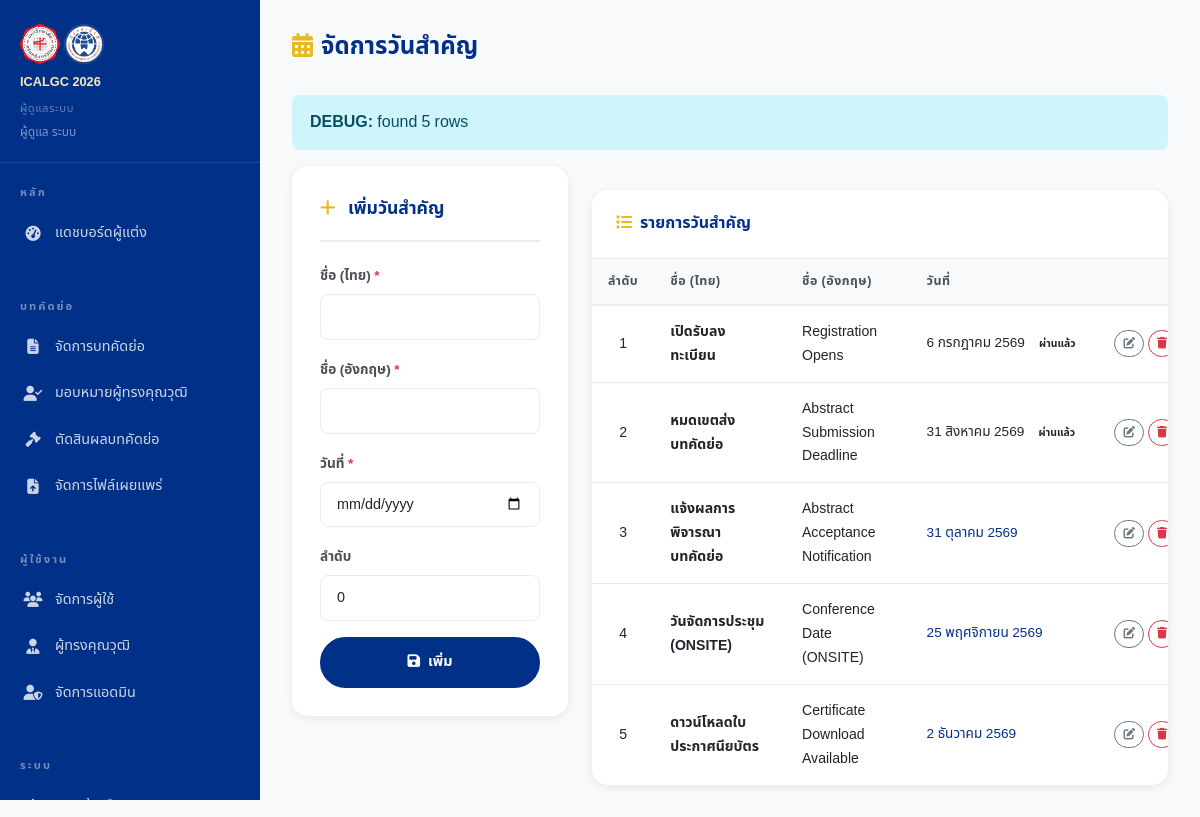
The page /admin/important-dates.php (signed in) on the database its author committed.
### tables this page shows
CREATE TABLE IF NOT EXISTS important_dates (
    id          INT UNSIGNED AUTO_INCREMENT PRIMARY KEY,
    title_th    VARCHAR(255) NOT NULL,
    title_en    VARCHAR(255) UNIQUE NOT NULL,
    event_date  DATE NOT NULL,
    description_th TEXT,
    description_en TEXT,
    icon        VARCHAR(50) DEFAULT 'calendar',
    sort_order  SMALLINT NOT NULL DEFAULT 0,
    is_active   BOOLEAN NOT NULL DEFAULT TRUE,
    created_at  TIMESTAMP NOT NULL DEFAULT CURRENT_TIMESTAMP,
    updated_at  TIMESTAMP NOT NULL DEFAULT CURRENT_TIMESTAMP ON UPDATE CURRENT_TIMESTAMP
);

### app/helpers/functions.php (called while the page is built, shortened)
<?php
function lang(): string
{
    return $_SESSION['lang'] ?? DEFAULT_LANG;
}
function e(string $s): string
{
    return htmlspecialchars($s, ENT_QUOTES | ENT_HTML5, 'UTF-8');
}
function humanDate(string $dateStr, string $lang = ''): string
{
    $ts = strtotime($dateStr);
    if ($lang === 'th') {
        $monthsTh = ['','มกราคม','กุมภาพันธ์','มีนาคม','เมษายน','พฤษภาคม','มิถุนายน',
                       'กรกฎาคม','สิงหาคม','กันยายน','ตุลาคม','พฤศจิกายน','ธันวาคม'];
        $year     = (int)date('Y', $ts) + 543;
        return date('j', $ts) . ' ' . $monthsTh[(int)date('n', $ts)] . ' ' . $year;
    }
    return date('j F Y', $ts);
}
function post(string $key, mixed $default = ''): mixed
{
    return $_POST[$key] ?? $default;
}

### app/core/Notification.php (called while the page is built, shortened)
<?php
class Notification
{
    public static function countUnread(int $userId): int
    {
        $db   = Database::getInstance();
        $stmt = $db->prepare("SELECT COUNT(*) FROM notifications WHERE user_id = :uid AND is_read = FALSE");
        $stmt->execute([':uid' => $userId]);
        return (int)$stmt->fetchColumn();
    }
}

### public/admin/important-dates.php (the view, shortened to what this page needs)
<?php
$_lang  = lang();
$appUrl = APP_URL;
$editItem = null;
try {
    $db    = Database::getInstance();
    $dates = $db->query("SELECT * FROM important_dates ORDER BY sort_order, event_date")->fetchAll();
} catch (\Throwable $e) {
    error_log($e->getMessage());
    $dates = [];
    $debugError = $e->getMessage();
}
$pageTitle  = $_lang==='th' ? 'จัดการวันสำคัญ' : 'Important Dates';
?>
<!DOCTYPE html>
<html lang="<?= $_lang ?>">
<head>
  <link href="https://cdn.jsdelivr.net/npm/bootstrap@5.3.3/dist/css/bootstrap.min.css" rel="stylesheet">
  <link href="https://cdnjs.cloudflare.com/ajax/libs/font-awesome/6.5.0/css/all.min.css" rel="stylesheet">
  <link rel="stylesheet" href="<?= $appUrl ?>/assets/css/style.css">
</head>
<body>
<div class="dashboard-wrap">
  <?php require_once __DIR__ . '/../../app/helpers/sidebar_admin.php'; ?>
  <main class="dashboard-content">
    <div class="dash-header">
      <h1 class="dash-title"><i class="fas fa-calendar-alt me-2" style="color:var(--gold);"></i><?= e($pageTitle) ?></h1>
    </div>
    <?php if (isset($dates)): ?>
      <div class="alert alert-info"><strong>DEBUG:</strong> found <?= count($dates) ?> rows</div>
    <?php endif; ?>
    <div class="row g-4">
      <div class="col-lg-4">
        <div class="content-card">
          <div class="content-card-title">
            <i class="fas fa-<?= $editItem ? 'edit' : 'plus' ?> me-2" style="color:var(--gold);"></i>
            <?= $editItem ? ($_lang==='th'?'แก้ไขวันสำคัญ':'Edit Date') : ($_lang==='th'?'เพิ่มวันสำคัญ':'Add Date') ?>
          </div>
          <form method="POST">
            <div class="d-flex flex-column gap-3">
              <div>
                <label class="form-label fw-bold" style="font-size:.85rem;"><?= $_lang==='th'?'ชื่อ (ไทย)':'Name (Thai)' ?> <span class="text-danger">*</span></label>
                <input type="text" name="name_th" class="form-control" value="<?= e($editItem['title_th'] ?? post('name_th')) ?>" required>
              </div>
              <div>
                <label class="form-label fw-bold" style="font-size:.85rem;"><?= $_lang==='th'?'ชื่อ (อังกฤษ)':'Name (English)' ?> <span class="text-danger">*</span></label>
                <input type="text" name="name_en" class="form-control" value="<?= e($editItem['title_en'] ?? post('name_en')) ?>" required>
              </div>
              <div>
                <label class="form-label fw-bold" style="font-size:.85rem;"><?= $_lang==='th'?'วันที่':'Date' ?> <span class="text-danger">*</span></label>
                <input type="date" name="date_value" class="form-control" value="<?= e($editItem['event_date'] ?? post('date_value')) ?>" required>
              </div>
              <div>
                <label class="form-label fw-bold" style="font-size:.85rem;"><?= $_lang==='th'?'ลำดับ':'Sort Order' ?></label>
                <input type="number" name="sort_order" class="form-control" value="<?= e($editItem['sort_order'] ?? post('sort_order', 0)) ?>">
              </div>
              <div class="d-flex gap-2">
                <button type="submit" class="btn-primary-custom flex-fill">
                  <i class="fas fa-save me-2"></i><?= $editItem ? ($_lang==='th'?'บันทึก':'Save') : ($_lang==='th'?'เพิ่ม':'Add') ?>
                </button>
              </div>
            </div>
          </form>
        </div>
      </div>
      <div class="col-lg-8">
        <div class="table-card">
          <div class="table-card-header">
            <span class="table-card-title"><i class="fas fa-list me-2" style="color:var(--gold);"></i><?= $_lang==='th'?'รายการวันสำคัญ':'Date List' ?></span>
          </div>
          <?php if (empty($dates)): ?>
            <div class="p-5 text-center"><h5 style="color:var(--gray-500);"><?= t('common.no_data') ?></h5></div>
          <?php else: ?>
            <div class="table-responsive">
              <table class="table-custom">
                <thead>
                  <tr>
                    <th><?= $_lang==='th'?'ลำดับ':'Order' ?></th>
                    <th><?= $_lang==='th'?'ชื่อ (ไทย)':'Name (TH)' ?></th>
                    <th><?= $_lang==='th'?'ชื่อ (อังกฤษ)':'Name (EN)' ?></th>
                    <th><?= $_lang==='th'?'วันที่':'Date' ?></th>
                    <th></th>
                  </tr>
                </thead>
                <tbody>
                  <?php foreach ($dates as $d):
                    $isPast   = strtotime($d['event_date']) < strtotime('today');
                    $isToday  = date('Y-m-d', strtotime($d['event_date'])) === date('Y-m-d');
                  ?>
                    <tr>
                      <td style="text-align:center;"><?= (int)$d['sort_order'] ?></td>
                      <td style="font-weight:600;font-size:.88rem;"><?= e($d['title_th']) ?></td>
                      <td style="font-size:.88rem;"><?= e($d['title_en']) ?></td>
                      <td style="font-size:.85rem;white-space:nowrap;">
                        <span style="color:<?= $isToday?'var(--gold)':($isPast?'var(--gray-400)':'var(--blue-dark)') ?>;font-weight:<?= $isToday?'700':'400' ?>;">
                          <?= humanDate($d['event_date'], $_lang) ?>
                        </span>
                        <?php if ($isPast && !$isToday): ?><span class="badge ms-1" style="background:var(--gray-300);color:var(--gray-600);font-size:.65rem;"><?= $_lang==='th'?'ผ่านแล้ว':'Past' ?></span><?php endif; ?>
                      </td>
                      <td>
                        <div class="d-flex gap-1">
                          <a href="?edit=<?= (int)$d['id'] ?>" class="btn btn-sm btn-outline-secondary rounded-pill" style="font-size:.72rem;">
                            <i class="fas fa-edit"></i>
                          </a>
                          <form method="POST" class="d-inline">
                            <button type="submit" class="btn btn-sm btn-outline-danger rounded-pill" style="font-size:.72rem;"
                                    data-confirm="<?= $_lang==='th'?'ยืนยันการลบ?':'Confirm delete?' ?>">
                              <i class="fas fa-trash"></i>
                            </button>
                          </form>
                        </div>
                      </td>
                    </tr>
                  <?php endforeach; ?>
                </tbody>
              </table>
            </div>
          <?php endif; ?>
        </div>
      </div>
    </div>
  </main>
</div>
</body>
</html>

### public/assets/css/style.css (style rules this page uses)
:root { --blue-dark: #003087; --blue-mid: #0057b7; --blue-light: #e8f0ff; --gold: #e7ba26; --gold-light: #f5e9c0; --gold-dark: #a07c10; --white: #ffffff; --gray-100: #f8f9fa; --gray-200: #e9ecef; --gray-500: #adb5bd; --gray-700: #495057; --gray-900: #212529; --success: #198754; --danger: #dc3545; --warning: #ffc107; --shadow-sm: 0 2px 8px rgba(0,0,0,.08); --shadow-md: 0 4px 20px rgba(0,0,0,.12); --shadow-lg: 0 8px 40px rgba(0,0,0,.16); --radius: 8px; --radius-lg: 16px; --transition: all 0.25s ease; --font-th: 'Noto Sans Thai', 'Sarabun', sans-serif; --font-en: 'Inter', 'Segoe UI', Arial, sans-serif; }
*, *::before, *::after { box-sizing: border-box; margin: 0; padding: 0; }
html { scroll-behavior: smooth; font-size: 16px; height: 100%; }
body { font-family: var(--font-th); color: var(--gray-900); background: var(--white); line-height: 1.7; -webkit-font-smoothing: antialiased; min-height: 100%; }
h1, h2, h3, h4, h5, h6 { font-weight: 700; line-height: 1.3; }
a { color: var(--blue-mid); text-decoration: none; transition: var(--transition); }
.btn-primary-custom { background: var(--blue-dark); color: var(--white); border: 2px solid var(--blue-dark); padding: 11px 28px; border-radius: 30px; font-weight: 700; font-size: .9rem; transition: var(--transition); display: inline-block; }
.form-control, .form-select { border: 1.5px solid var(--gray-200); border-radius: var(--radius); padding: 11px 16px; font-size: .9rem; transition: var(--transition); background: var(--white); color: var(--gray-900); }
.form-label { font-weight: 600; font-size: .88rem; color: var(--gray-700); margin-bottom: 6px; }
.dashboard-wrap { display: flex; min-height: 100vh; background: var(--gray-100); }
.dashboard-content { flex: 1; padding: 32px; overflow-x: hidden; }
.dash-header { margin-bottom: 32px; }
.dash-title { font-size: 1.5rem; font-weight: 800; color: var(--blue-dark); margin-bottom: 4px; }
.table-card { background: var(--white); border-radius: var(--radius-lg); box-shadow: var(--shadow-sm); overflow: hidden; margin-top: 24px; }
.table-card-header { padding: 20px 24px; border-bottom: 1px solid var(--gray-200); display: flex; align-items: center; justify-content: space-between; }
.table-card-title { font-size: 1rem; font-weight: 700; color: var(--blue-dark); }
.table-responsive { overflow-x: auto; }
.table-custom { width: 100%; border-collapse: collapse; }
.table-custom th { background: var(--gray-100); color: var(--gray-700); font-size: .78rem; font-weight: 700; letter-spacing: .5px; text-transform: uppercase; padding: 12px 16px; white-space: nowrap; border-bottom: 2px solid var(--gray-200); }
.table-custom td { padding: 14px 16px; font-size: .88rem; border-bottom: 1px solid var(--gray-200); vertical-align: middle; }
.table-custom tr:last-child td { border-bottom: none; }
.content-card { background: var(--white); border-radius: var(--radius-lg); box-shadow: var(--shadow-sm); padding: 28px; margin-bottom: 24px; }
.content-card-title { font-size: 1.1rem; font-weight: 700; color: var(--blue-dark); padding-bottom: 16px; margin-bottom: 20px; border-bottom: 2px solid var(--gray-200); }
.alert { border-radius: var(--radius); border: none; padding: 14px 18px; }
.table-custom { min-width: 600px; }
.table-card .table-responsive { -webkit-overflow-scrolling: touch; }

### rows shown on the page
important_dates: sort_order "1", title_th "เปิดรับลงทะเบียน", title_en "Registration Opens", event_date "6 กรกฎาคม 2569", shows "ผ่านแล้ว"
important_dates: sort_order "2", title_th "หมดเขตส่งบทคัดย่อ", title_en "Abstract Submission Deadline", event_date "31 สิงหาคม 2569", shows "ผ่านแล้ว"
important_dates: sort_order "3", title_th "แจ้งผลการพิจารณาบทคัดย่อ", title_en "Abstract Acceptance Notification", event_date "31 ตุลาคม 2569"
important_dates: sort_order "4", title_th "วันจัดการประชุม (ONSITE)", title_en "Conference Date (ONSITE)", event_date "25 พฤศจิกายน 2569"
important_dates: sort_order "5", title_th "ดาวน์โหลดใบประกาศนียบัตร", title_en "Certificate Download Available", event_date "2 ธันวาคม 2569"

### other values the page prints
$user['name'] "ผู้ดูแล ระบบ"
t('author.dashboard') "แดชบอร์ดผู้แต่ง"
$pageTitle "จัดการวันสำคัญ"
count($dates) "5"
